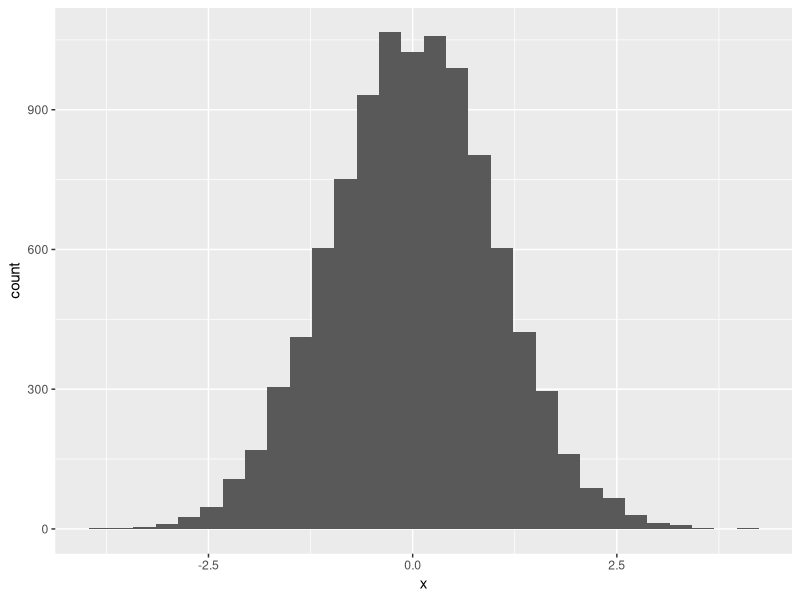
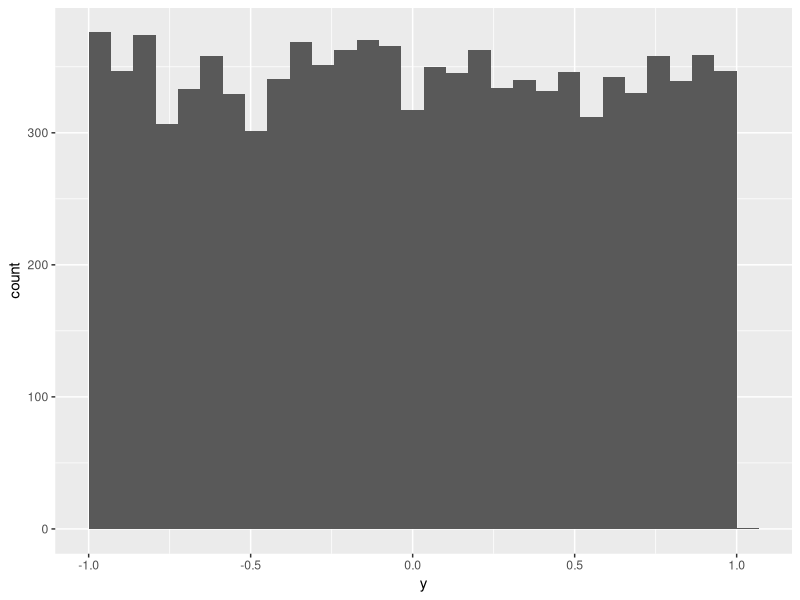

Here is the R script that generated these plots, in order:
## Question 8

library(ggplot2)

## a)

n <- 10000
mu <- 0
sigma <- 1
x <- rnorm (n, mu , sigma)

# Plot a histogram of the draws using ggplot2

ggplot(data.frame(x)) +
  geom_histogram(aes(x))

## b)


# Generate a vector of n draws from a uniform(-1, 1) rv
n <- 10000
min_y <- -1
max_y <- 1
y <- runif (n, min_y, max_y)

# Plot a histogram of the draws using ggplot2

ggplot(data.frame(y)) +
  geom_histogram(aes(y))


## Question 9

# b)

my_rbernoulli <- function (n, p) {
  x <- 1*(runif(n)<=p)
  return (x)
}

# Test the custom Bernoulli generator function

x <- my_rbernoulli (10000 , 0.5)
length(x) == 10000 # should return TRUE
mean(x) # should a number near 0.5


# c)


# Define a custom function that returns draws from a Binomial rv
my_rbinomial <- function (n, p, m) {
  h <- replicate(n,sum(my_rbernoulli(m,p)))
}

# Test the custom Binomial generator function
x <- my_rbinomial (10000 , 0.5 , 10)
length(x) == 10000 # should return TRUE
mean(x) # should a number near 5


